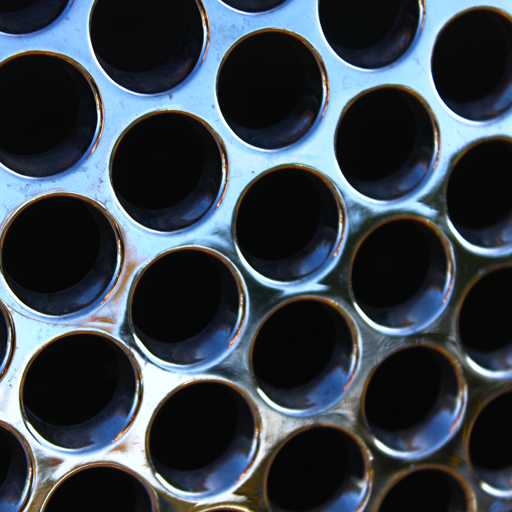
%> input picture MAT-3007/project/test_images/512_512_circles.png, 512 x 512 px
$ octave part1-2B.m   (GNU Octave 9; MATLAB toolbox functions it lacks are replaced by stand-ins)
%> lines starting %> are read from the running program, lines starting %| are printed output that depends on the picture
clear all
t0=cputime;

%Parameter
sigma= 0.075; dsz=8;delta=0.9*sigma;OptTol=1e-8;ConTol=1e-4;

%import original image
image=imread("./test_images/512_512_circles.png");
%> image is the input picture: size 512x512x3 uint8; mean R, G, B 56.4, 65.5, 73.8
gimage=rgb2gray(image);
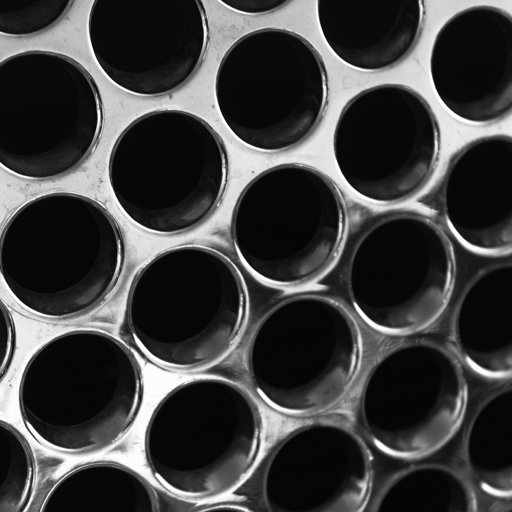
%> gimage: size 512x512 uint8; min 1, max 255, mean 63.7
gimage=imresize(gimage,0.5);
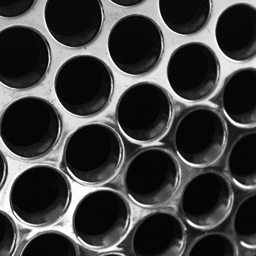
%> gimage: size 256x256 uint8; min 2, max 255, mean 63.7
[m,n]=size(gimage);
%> m = 256; n = 256
gimage=double(gimage);
%> gimage: size 256x256 double
u=blockproc(gimage,[dsz,dsz],@(x)x.data(:));
u=reshape(u,m*n,1)/255;

A=speye(m*n);
b=u+delta*randn(m*n,1);
%> (the run ends here)
